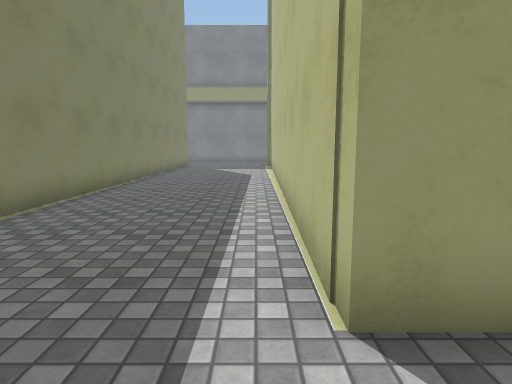
view 1 (above)

16 first-person views from a walk through a Unity game level. The camera is 1.3 m above the floor, tilts 8° down and sees 75° across. The floor is counted in squares, 1 m on a side. Each view is taken from the middle of a square. On the plan, view 1 faces up. The plan holds only what a view shows up to about 14 squares ahead; the rest is blank. Surface patterns are stand-ins for the level's own textures.

view 2
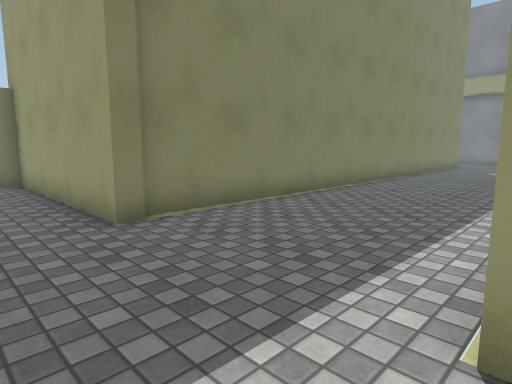

view 3
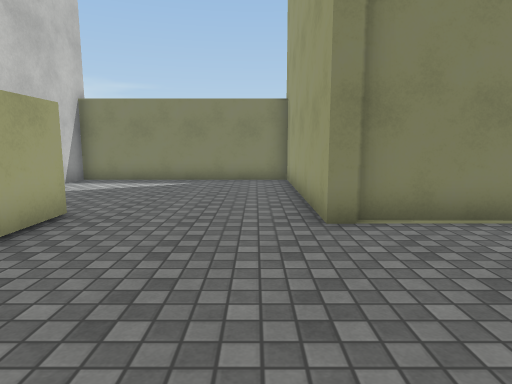

view 4
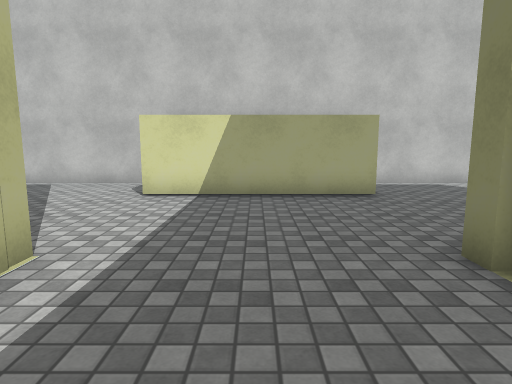

view 5
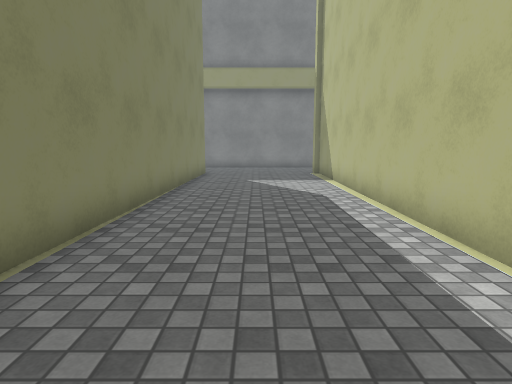

view 6
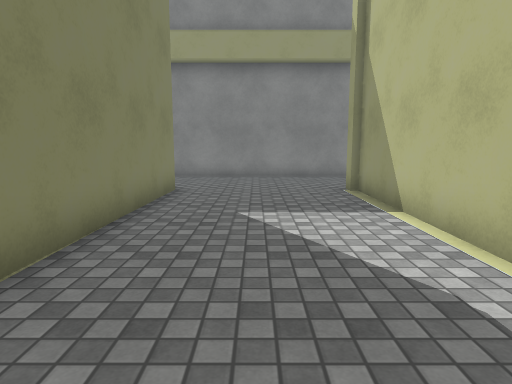

view 7
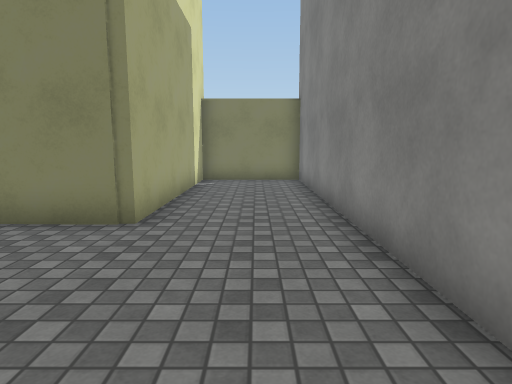

view 8
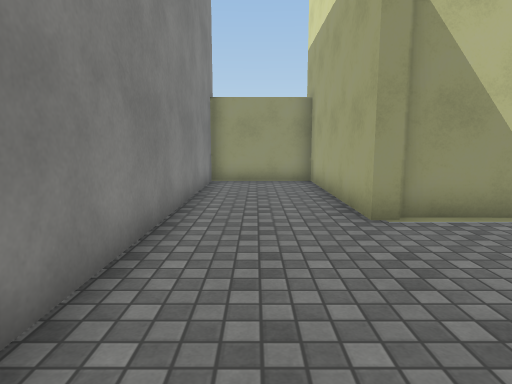

view 9
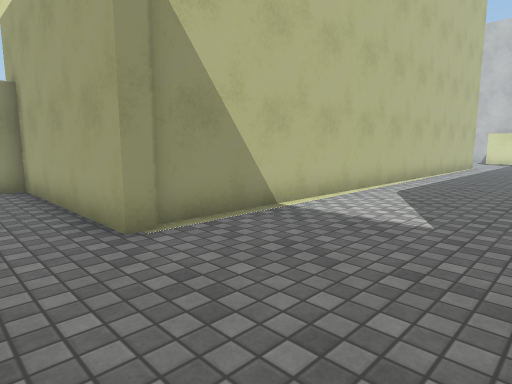

view 10
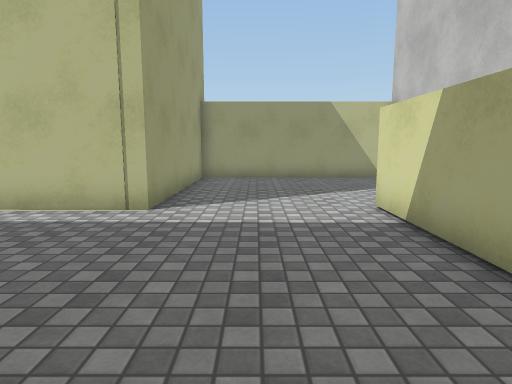

view 11
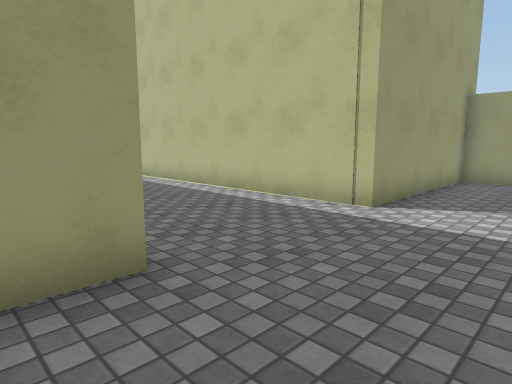

view 12
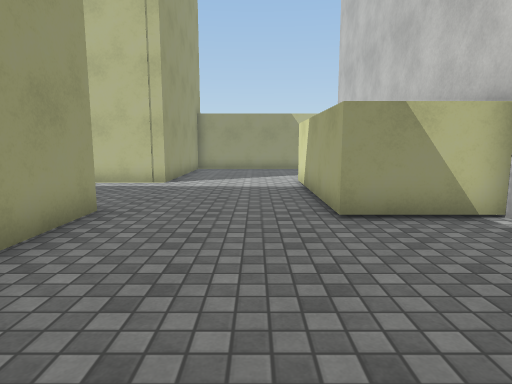

view 13
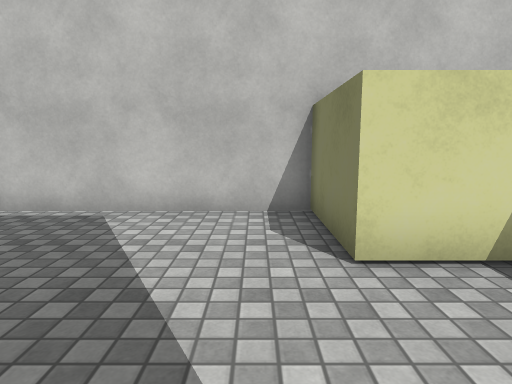

view 14
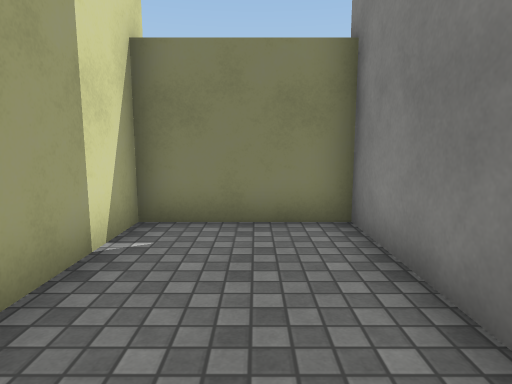

view 15
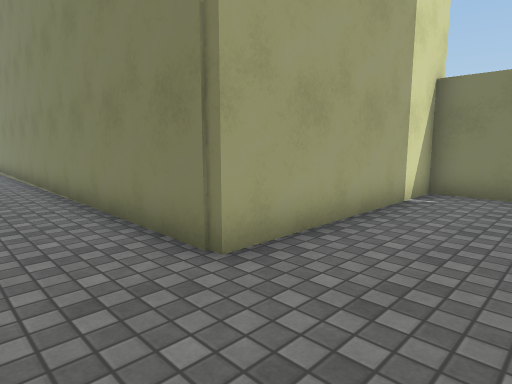

view 16
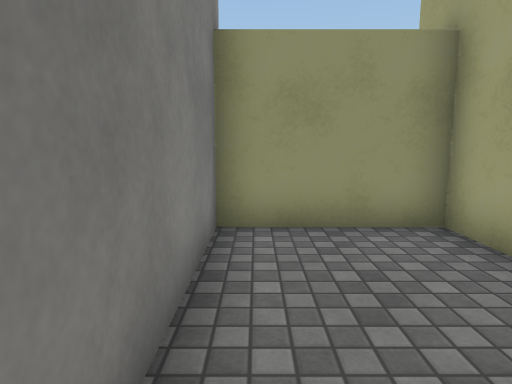

### Floor plan
Key: @ floor where view 1 was taken; # wall or solid block; . floor; B building.
Columns run from 12 left of view 1 to 8 right of it. Each row starts with its distance up from view 1.
 26 ####################
 25 #..................#
 24 #..................#
 23 #..................#
 22 #BBBBBBB.....BBBBBBBB
 21        B.....B
 20        B.....B
 19        B.....B
 18        B.....B
 17        B.....B
 16        B.....B
 15        B.....B
 14        B.....B
 13        B.....B
 12        B.....B
 11        B.....B
 10        B.....B
  9        B.....B
  8        B.....B
  7        B.....B
  6        B.....B
  5        B.....B
  4        B.....B
  3        B.....B
  2 #BBBBBBB.....BBBBBBB
  1 #..................#
  0 #...........@......#
 -1 #..................#
 -2 #..................#
 -3 #......#######.....#
 -4 #......#     #.....#
 -5 #......#     #.....#
 -6 ########     #######

Positions as (right, up) in squares from view 1, and headings:
1: (0, 0), facing up
2: (1, 0), facing up-left
3: (1, 1), facing left
4: (-2, 6), facing down
5: (-2, 6), facing up
6: (-2, 12), facing up
7: (1, 24), facing left
8: (-5, 24), facing right
9: (-4, 24), facing down-right
10: (-6, 0), facing right
11: (-6, -1), facing up-right
12: (-11, -1), facing right
13: (2, 1), facing down
14: (-6, 24), facing left
15: (-2, 25), facing down-left
16: (2, 25), facing right
